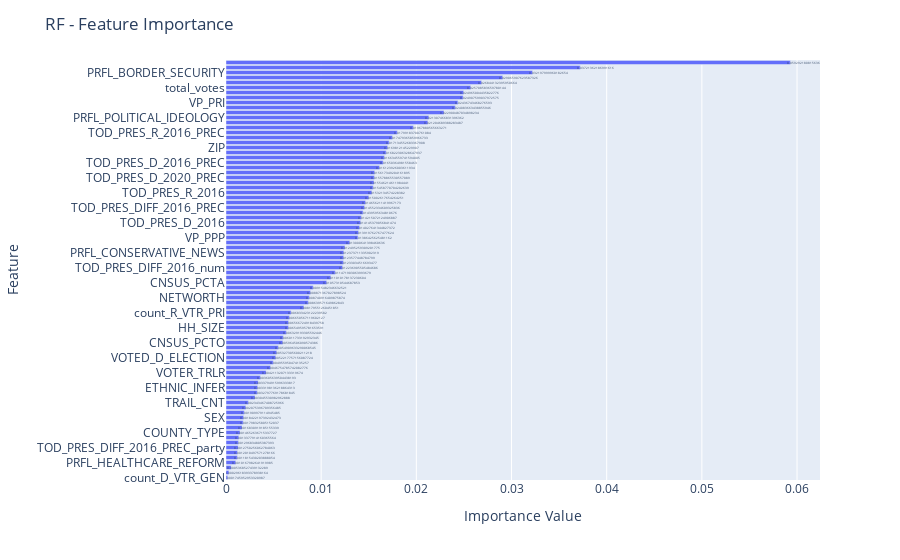
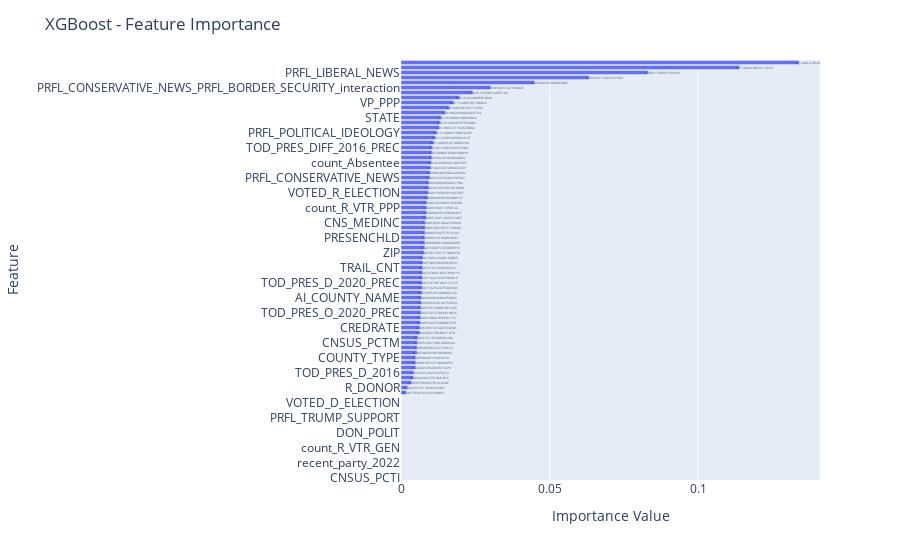

These figures' notebook cell, in order:
### Code cell
import os
import json
def get_next_experiment_id(log_file):
    if os.path.exists(log_file) and os.path.getsize(log_file) > 0:
        try:
            experiment_log = pd.read_csv(log_file)
            last_exp_id = experiment_log['exp_id'].iloc[-1]
            next_exp_id = f"experiment_{int(last_exp_id.split('_')[1]) + 1}"
            print(f"Next exp_id generated: {next_exp_id}")  # Debug print
        except pd.errors.EmptyDataError:
            next_exp_id = "experiment_1"
    else:
        next_exp_id = "experiment_1"
    return next_exp_id

def log_experiment_results_csv(log_file, exp_id=None, evaluation_results=None, notes={}):
    if exp_id is None:
        exp_id = get_next_experiment_id(log_file)
        
    if os.path.exists(log_file) and os.path.getsize(log_file) > 0:
        try:
            experiment_log = pd.read_csv(log_file)
        except pd.errors.EmptyDataError:
            experiment_log = pd.DataFrame(columns=['exp_id', 'evaluation_results', 'notes'])
    else:
        experiment_log = pd.DataFrame(columns=['exp_id', 'evaluation_results', 'notes'])
        
    new_row = {'exp_id': exp_id, 'evaluation_results': str(evaluation_results), 'notes': str(notes)}
    experiment_log = experiment_log.append(new_row, ignore_index=True)
    
    experiment_log.to_csv(log_file, index=False)

log_file = "experiment_logs.csv"
notes = {"description": "Added back TODO transfrom and freq encoding (STATE, COUNTY) + added GENERMIX, GENERATION, HH_SIZE, CREDRATE, LANGUAGE, 2ndAMEND, BORDER, CHOICELIFE, CONSERVNEWS, LIBNEWS. Scaled", "target_col": "Q1_Candidate"}

#df_survey_processed = preprocessor_survey.run_preprocessing_pipeline(skip_preprocess_dataframe=False, drop_converted_cols=True, use_frequency_encoding=True)
models, evaluation_results, class_report, best_params = prepare_and_fit_model(
    survey_df, 'Q1_Candidate', model_type='All', feature_importance=True, 
    scale_data=True, evaluate_models=True, use_grid_search=True
)

class_report_str = json.dumps(class_report, indent=4)

best_params_str = json.dumps(best_params, indent=4)


# Update your notes dictionary
notes = {
    "description": "Your experiment description here",
    "target_col": "Q1_Candidate",
    "columns_used": ", ".join(columns_to_use),
    "classification_report": class_report_str,
    "best_params": best_params_str  # Add the best parameters here
}
log_experiment_results_csv(log_file,None, evaluation_results, notes)

### Figure 1 — Plotly figure (JSON) as saved in the notebook; plotly's stock layout.template omitted (floating-point values rounded to 4 significant figures)
{"data": [{"alignmentgroup": "True", "hovertemplate": "Importance=%{text}<br>Feature=%{y}<extra></extra>", "legendgroup": "", "marker": {"color": "#636efa", "pattern": {"shape": ""}}, "name": "", "offsetgroup": "", "orientation": "h", "showlegend": false, "text": [0.05929, 0.03721, 0.0322, 0.02907, 0.02684, 0.02571, 0.02497, 0.02491, 0.02437, 0.02408, 0.0229, 0.02131, 0.0212, 0.01968, 0.01799, 0.01748, 0.01713, 0.01698, 0.01682, 0.01663, 0.0165, 0.01612, 0.01562, 0.01558, 0.01555, 0.01546, 0.01532, 0.015, 0.01466, 0.01455, 0.0144, 0.01422, 0.01415, 0.01403, 0.01392, 0.01386, 0.013, 0.0125, 0.01237, 0.01236, 0.01233, 0.01224, 0.01147, 0.01101, 0.01057, 0.009155, 0.008871, 0.008741, 0.00864, 0.00818, 0.006833, 0.006651, 0.006567, 0.00655, 0.006329, 0.006012, 0.005965, 0.005491, 0.005327, 0.005222, 0.004956, 0.004675, 0.004211, 0.003606, 0.003379, 0.00332, 0.00328, 0.003046, 0.002343, 0.002075, 0.00191, 0.001842, 0.001798, 0.001683, 0.001465, 0.001338, 0.001297, 0.001275, 0.001201, 0.001182, 0.001017, 0.0005369, 0.0002962, 0.0001746], "textposition": "auto", "type": "bar", "x": [0.05929, 0.03721, 0.0322, 0.02907, 0.02684, 0.02571, 0.02497, 0.02491, 0.02437, 0.02408, 0.0229, 0.02131, 0.0212, 0.01968, 0.01799, 0.01748, 0.01713, 0.01698, 0.01682, 0.01663, 0.0165, 0.01612, 0.01562, 0.01558, 0.01555, 0.01546, 0.01532, 0.015, 0.01466, 0.01455, 0.0144, 0.01422, 0.01415, 0.01403, 0.01392, 0.01386, 0.013, 0.0125, 0.01237, 0.01236, 0.01233, 0.01224, 0.01147, 0.01101, 0.01057, 0.009155, 0.008871, 0.008741, 0.00864, 0.00818, 0.006833, 0.006651, 0.006567, 0.00655, 0.006329, 0.006012, 0.005965, 0.005491, 0.005327, 0.005222, 0.004956, 0.004675, 0.004211, 0.003606, 0.003379, 0.00332, 0.00328, 0.003046, 0.002343, 0.002075, 0.00191, 0.001842, 0.001798, 0.001683, 0.001465, 0.001338, 0.001297, 0.001275, 0.001201, 0.001182, 0.001017, 0.0005369, 0.0002962, 0.0001746], "xaxis": "x", "y": ["PARTY_CODE", "PRFL_LIBERAL_NEWS_PRFL_IMMIGRATION_REFORM_interaction", "PRFL_BORDER_SECURITY", "PRFL_LIBERAL_NEWS", "PRFL_CONSERVATIVE_NEWS_PRFL_BORDER_SECURITY_interaction", "total_votes", "VP_GEN", "PRFL_CHOICELIFE", "VP_PRI", "VOTER_CNT", "PRFL_IMMIGRATION_REFORM", "PRFL_POLITICAL_IDEOLOGY", "PARTY_MIX", "AI_COUNTY_NAME", "TOD_PRES_R_2016_PREC", "TOD_PRES_O_2020_PREC", "CNSUS_PCTW", "ZIP", "AGE", "TOD_PRES_O_2016_PREC", "TOD_PRES_D_2016_PREC", "TOD_PRES_R_2020_PREC", "STATE_LOWER_HOUSE", "TOD_PRES_D_2020_PREC", "PRFL_BIDEN_SUPPORT", "STATE_UPPER_HOUSE", "TOD_PRES_R_2016", "STATE_COUNTY_FIPS", "CNSUS_PCTH", "TOD_PRES_DIFF_2016_PREC", "TOD_PRES_DIFF_2016_PREC_num", "CNSUS_PCTM", "TOD_PRES_D_2016", "TOD_PRES_DIFF_2016", "CENSUS_TRACT", "VP_PPP", "TOD_PRES_DIFF_2020_PREC_num", "count_Absentee", "PRFL_CONSERVATIVE_NEWS", "TOD_PRES_DIFF_2020_PREC", "CNS_MEDINC", "TOD_PRES_DIFF_2016_num", "CNSUS_PCTB", "HOMEMKTVAL", "CNSUS_PCTA", "INCOMESTHH", "CENSUS_ST", "NETWORTH", "TOD_PRES_O_2016", "STATE", "count_R_VTR_PRI", "RELIGION", "CREDRATE", "HH_SIZE", "count_R_VTR_PPP", "count_D_VTR_PPP", "CNSUS_PCTO", "count_D_VTR_PRI", "EDUCATION", "VOTED_D_ELECTION", "GENERATION", "VOTED_R_ELECTION", "VOTER_TRLR", "count_Early", "CNSUS_PCTI", "ETHNIC_INFER", "GENDER_MIX", "DON_POLIT", "TRAIL_CNT", "PRESENCHLD", "PRFL_TRUMP_SUPPORT", "SEX", "LANGUAGE", "TOD_PRES_DIFF_2020_PREC_party", "COUNTY_TYPE", "TOD_PRES_DIFF_2016_party", "D_DONOR", "TOD_PRES_DIFF_2016_PREC_party", "R_DONOR", "CNSUS_PCTP", "PRFL_HEALTHCARE_REFORM", "recent_party_2022", "count_R_VTR_GEN", "count_D_VTR_GEN"], "yaxis": "y"}], "layout": {"barmode": "relative", "legend": {"tracegroupgap": 0}, "margin": {"t": 60}, "title": {"text": "RF - Feature Importance"}, "xaxis": {"anchor": "y", "domain": [0, 1], "title": {"text": "Importance Value"}}, "yaxis": {"anchor": "x", "categoryorder": "total ascending", "domain": [0, 1], "title": {"text": "Feature"}}}}

### Figure 2 — Plotly figure (JSON) as saved in the notebook; plotly's stock layout.template omitted (floating-point values rounded to 4 significant figures)
{"data": [{"alignmentgroup": "True", "hovertemplate": "Importance=%{text}<br>Feature=%{y}<extra></extra>", "legendgroup": "", "marker": {"color": "#636efa", "pattern": {"shape": ""}}, "name": "", "offsetgroup": "", "orientation": "h", "showlegend": false, "text": [0.134, 0.114, 0.08317, 0.06333, 0.04501, 0.03018, 0.02417, 0.01974, 0.01774, 0.01629, 0.0149, 0.01356, 0.01319, 0.01291, 0.0121, 0.01157, 0.01109, 0.01051, 0.01045, 0.01042, 0.01023, 0.01002, 0.00982, 0.009724, 0.009459, 0.009414, 0.00916, 0.009084, 0.008654, 0.008618, 0.008604, 0.008573, 0.008184, 0.008158, 0.008098, 0.008067, 0.008004, 0.007968, 0.007818, 0.007386, 0.007384, 0.007274, 0.00727, 0.007192, 0.007147, 0.007133, 0.007055, 0.006895, 0.006836, 0.006757, 0.006733, 0.006618, 0.006564, 0.006396, 0.00636, 0.005672, 0.005511, 0.005406, 0.005383, 0.005004, 0.004964, 0.004923, 0.004316, 0.004225, 0.003571, 0.002251, 0.001762, 0, 0, 0, 0, 0, 0, 0, 0, 0, 0, 0, 0, 0, 0, 0, 0, 0], "textposition": "auto", "type": "bar", "x": [0.134, 0.114, 0.08317, 0.06333, 0.04501, 0.03018, 0.02417, 0.01974, 0.01774, 0.01629, 0.0149, 0.01356, 0.01319, 0.01291, 0.0121, 0.01157, 0.01109, 0.01051, 0.01045, 0.01042, 0.01023, 0.01002, 0.00982, 0.009724, 0.009459, 0.009414, 0.00916, 0.009084, 0.008654, 0.008618, 0.008604, 0.008573, 0.008184, 0.008158, 0.008098, 0.008067, 0.008004, 0.007968, 0.007818, 0.007386, 0.007384, 0.007274, 0.00727, 0.007192, 0.007147, 0.007133, 0.007055, 0.006895, 0.006836, 0.006757, 0.006733, 0.006618, 0.006564, 0.006396, 0.00636, 0.005672, 0.005511, 0.005406, 0.005383, 0.005004, 0.004964, 0.004923, 0.004316, 0.004225, 0.003571, 0.002251, 0.001762, 0, 0, 0, 0, 0, 0, 0, 0, 0, 0, 0, 0, 0, 0, 0, 0, 0], "xaxis": "x", "y": ["PRFL_LIBERAL_NEWS_PRFL_IMMIGRATION_REFORM_interaction", "PARTY_CODE", "PRFL_LIBERAL_NEWS", "PRFL_IMMIGRATION_REFORM", "PRFL_BORDER_SECURITY", "PRFL_CONSERVATIVE_NEWS_PRFL_BORDER_SECURITY_interaction", "VP_GEN", "PRFL_CHOICELIFE", "VP_PPP", "VP_PRI", "VOTER_CNT", "STATE", "PRFL_BIDEN_SUPPORT", "PARTY_MIX", "PRFL_POLITICAL_IDEOLOGY", "total_votes", "CENSUS_ST", "TOD_PRES_DIFF_2016_PREC", "TOD_PRES_DIFF_2016_PREC_num", "TOD_PRES_O_2016_PREC", "count_Absentee", "CNSUS_PCTH", "STATE_UPPER_HOUSE", "PRFL_CONSERVATIVE_NEWS", "count_R_VTR_PRI", "TOD_PRES_R_2016_PREC", "VOTED_R_ELECTION", "CNSUS_PCTB", "STATE_COUNTY_FIPS", "count_R_VTR_PPP", "CENSUS_TRACT", "count_D_VTR_PRI", "CNS_MEDINC", "RELIGION", "VOTER_TRLR", "PRESENCHLD", "NETWORTH", "TOD_PRES_O_2016", "ZIP", "TOD_PRES_DIFF_2020_PREC", "TOD_PRES_D_2016_PREC", "TRAIL_CNT", "STATE_LOWER_HOUSE", "CNSUS_PCTW", "TOD_PRES_D_2020_PREC", "INCOMESTHH", "ETHNIC_INFER", "AI_COUNTY_NAME", "TOD_PRES_R_2016", "AGE", "TOD_PRES_O_2020_PREC", "HH_SIZE", "TOD_PRES_R_2020_PREC", "CREDRATE", "TOD_PRES_DIFF_2020_PREC_num", "TOD_PRES_DIFF_2016", "CNSUS_PCTM", "EDUCATION", "TOD_PRES_DIFF_2016_num", "COUNTY_TYPE", "count_Early", "count_D_VTR_PPP", "TOD_PRES_D_2016", "HOMEMKTVAL", "CNSUS_PCTA", "R_DONOR", "CNSUS_PCTO", "CNSUS_PCTI", "TOD_PRES_DIFF_2016_party", "CNSUS_PCTP", "recent_party_2022", "TOD_PRES_DIFF_2016_PREC_party", "D_DONOR", "count_R_VTR_GEN", "count_D_VTR_GEN", "LANGUAGE", "DON_POLIT", "PRFL_HEALTHCARE_REFORM", "SEX", "PRFL_TRUMP_SUPPORT", "GENERATION", "GENDER_MIX", "VOTED_D_ELECTION", "TOD_PRES_DIFF_2020_PREC_party"], "yaxis": "y"}], "layout": {"barmode": "relative", "legend": {"tracegroupgap": 0}, "margin": {"t": 60}, "title": {"text": "XGBoost - Feature Importance"}, "xaxis": {"anchor": "y", "domain": [0, 1], "title": {"text": "Importance Value"}}, "yaxis": {"anchor": "x", "categoryorder": "total ascending", "domain": [0, 1], "title": {"text": "Feature"}}}}
